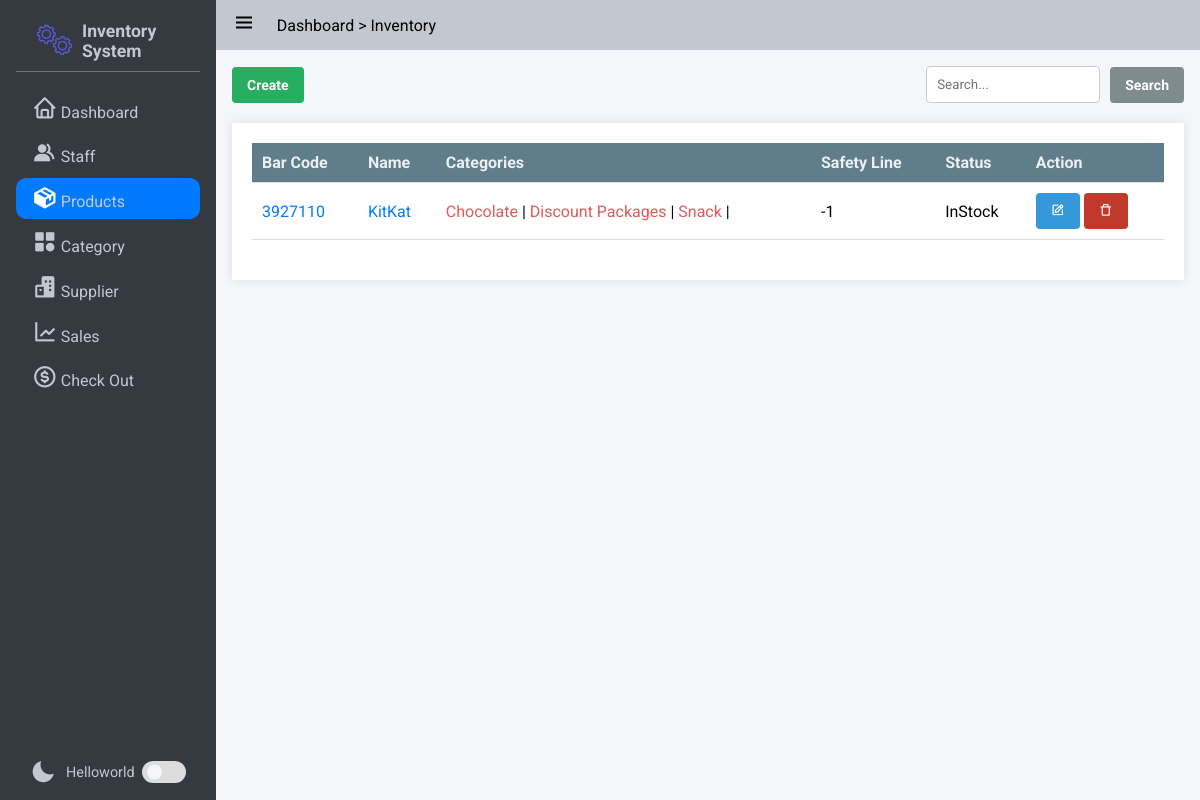
/products/, run on an earlier commit of the app's database.
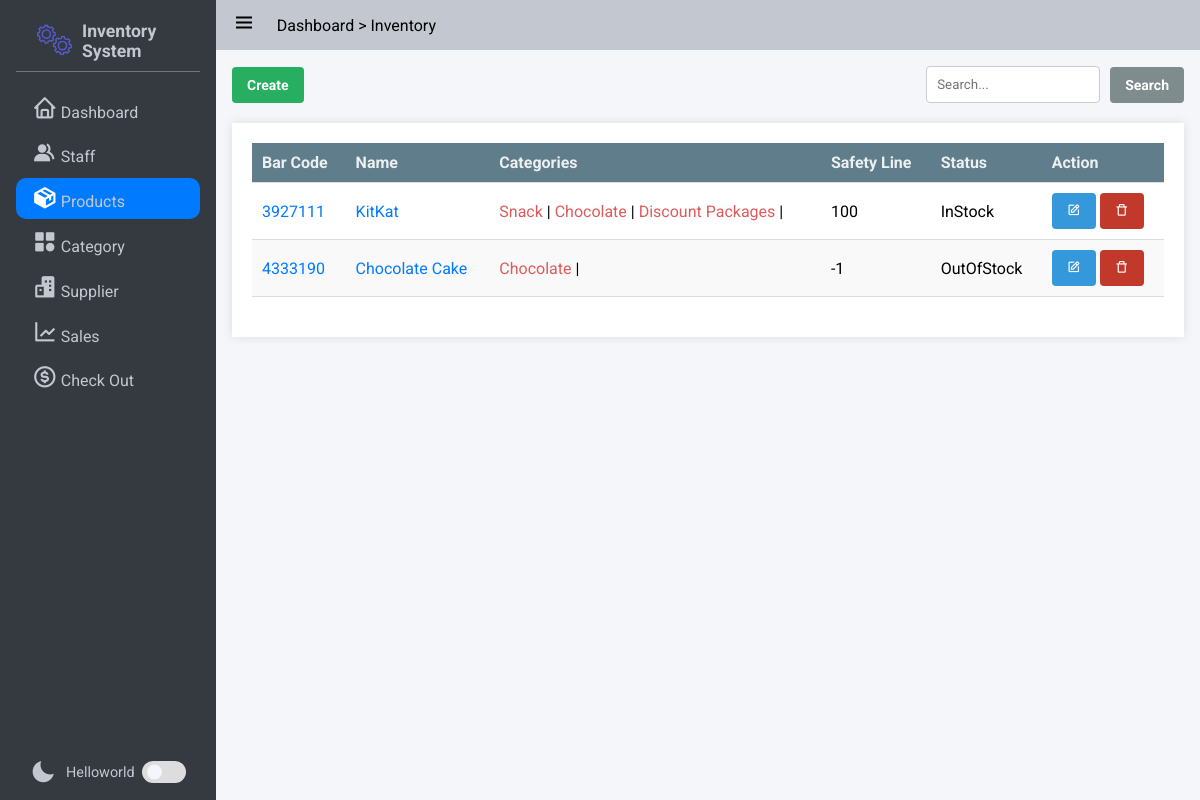
And on a later commit of the database.
### app/models/product.py (models this page shows, shortened)
class Product(db.Model):
    id = db.Column(db.Integer, nullable=False, primary_key=True)
    BarCode = db.Column(db.BigInteger,nullable=False)
    Name = db.Column(db.String, nullable=False)
    Safety_quantity = db.Column(db.Integer,nullable=False)
    Status = db.Column(db.String, nullable=False) # "NotAvailable","OutOfStock","InStock"
    Inventories = db.relationship('Inventory',backref='product',lazy=True)  # Improved loading
    Categories = db.relationship('Category',secondary=product_category, backref=db.backref('products', lazy=True), lazy='subquery')

### app/models/category.py (models this page shows, shortened)
class Category(db.Model):
    id = db.Column(db.Integer, nullable=False, primary_key=True)
    Name = db.Column(db.String, nullable=False)

### app/product/product_routers.py (the view)
@bp.route('/',methods=["GET"])
def index():
    page = request.args.get('page', 1, type=int)
    per_page = request.args.get('per_page', 10, type=int)
    query = request.args.get('query','')
    form = CreateProductForm()
    categories = Category.query.all()
    if query:
        products = Product.query.filter(
            db.or_(Product.BarCode.ilike(f'%{query}%'), Product.Name.ilike(f'%{query}%'))
        ).paginate(per_page=per_page, page=page, error_out=True)
    else:
        products = Product.query.paginate(per_page=per_page, page=page, error_out=True)
    categories = Category.query.all()
    return render_template('product/product.html', products=products,categories=categories,form=form)

### app/product/product_routers.py
class CreateProductForm(FlaskForm):
    name = StringField('Name', validators=[InputRequired()])
    barcode = IntegerField('BarCode', validators=[InputRequired()])
    safety_quantity_custom = BooleanField('Custom Set Line')
    safety_quantity = IntegerField('Safety Quantity', validators=[Optional()])
    status = SelectField('Status', choices=[('NotAvailable', 'Not Available'), ('OutOfStock', 'Out of Stock'), ('InStock', 'In Stock')], default='NotAvailable')
    categories = SelectMultipleField('Categories', choices=[], coerce=int)
    def __init__(self, *args, **kwargs):
        super(CreateProductForm, self).__init__(*args, **kwargs)
        self.categories.choices = [(category.id, category.Name) for category in Category.query.all()]

### app/templates/product/product.html (shortened to what this page needs)
{% extends 'base.html' %}
{% block css_style %}
<link rel="stylesheet" href="{{url_for('static',filename='css/flex.css')}}">
<link rel="stylesheet" href="{{url_for('static',filename='css/grid.css')}}">
<link rel="stylesheet" href="{{url_for('static',filename='css/table.css')}}">
<link rel="stylesheet" href="{{url_for('static',filename='css/form.css')}}">
<link rel="stylesheet" href="{{url_for('static',filename='css/modal.css')}}">
{% endblock %}
{% block nav_inventory %}active{% endblock %}
{% block content %}
<div class="flex flex-between-center">
    <div class="">
        <button class="button success" onclick="openModal()">Create</button>
    </div>
    <div class="">
        <form action="{{url_for("product.search_product")}}" method="get" class="flex flex-start-center">
            <input type="text" id="" name="query" placeholder="Search..." style="margin: 0 10px 0 0;">
            <button class="button gray" type="submit">Search</button>
        </form>
    </div>
</div>
<div class="table-container ">
    <table class="">
        <thead>
            <tr>
                <th>Bar Code</th>
                <th>Name</th>
                <th>Categories</th>
                <th>Safety Line </th>
                <th>Status </th>
                <th>Action</th>
            </tr>
        </thead>
        <tbody>
            {% for product in products %}
            <tr>
                <form method="POST" action="{{url_for('product.quick_edit',barcode = product.BarCode)}}"
                    style="display: inline-block;">
                    <td>
                        <span><a href="{{url_for('product.get_product',barcode = product.BarCode)}}">{{ product.BarCode
                                }}</a></span>
                    </td>
                    <td>
                        <span><a href="{{url_for('product.get_product',barcode = product.BarCode)}}">{{ product.Name
                                }}</a></span>
                    </td>
                    <td>
                        {{display_categories(product)}}
                    </td>
                    <td>
                        <span>{{ product.Safety_quantity }}</span>
                    </td>
                    <td>
                        <span>{{ product.Status }}</span>
                    </td>
                    <td>
                        <button type="button" class="button info" id="edit" href="javascript:;"><i
                                class='bx bx-edit'></i></button>
                </form>
                <form method="GET" action="{{ url_for('product.delete_product', id=product.id) }}"
                    style="display: inline-block;">
                    <button id="delete" class="button error" type="submit"
                        onclick="return confirm('Are you sure you want to delete this item? Product will be deleted along with the inventories! ')"><i
                            class='bx bx-trash-alt'></i></button>
                </form>
            </tr>
            {% endfor %}
        </tbody>
    </table>
</div>
{% endblock %}
{% macro display_categories(product) %}
<span>
    {% for category in product.Categories %}
    <a href="{{url_for('product.products_by_category',category_name = category.Name)}}"
        style="text-decoration: none; color: #dd5b5b">
        {{ category.Name }}
    </a>
    |
    {% endfor %}
</span>
{% endmacro %}

### app/templates/base.html (shortened to what this page needs)
<!DOCTYPE html>
<html lang="en">
<head>
    <link rel="stylesheet" href="{{url_for('static',filename='css/button.css')}}">
    <link rel="stylesheet" href="{{url_for('static',filename='css/style.css')}}">
    <link rel="stylesheet" href="{{url_for('static',filename='css/responsive.css')}}">
    <link rel="stylesheet" href="{{url_for('static',filename='css/cards.css')}}">
    <link rel="stylesheet" href="{{url_for('static',filename='css/preloader.css')}}">
    <link href='https://unpkg.com/boxicons@2.1.4/css/boxicons.min.css' rel='stylesheet'>
    {% block css_style %}{% endblock %}
</head>
<body>
    <div class="wrapper">
        <aside class="opened" id="aside">
            <div class="sidebar">
                <div class="brand-items">
                    <div class="brand-logo">
                        <img src="{{url_for('static',filename='/img/gear-loader.gif')}}" alt="" class="brand-img">
                        <h3>Inventory System</h3>
                    </div>
                </div>
                <div class="menu-bar">
                    <div class="menu">
                        <ul class="menu-links">
                            <li class="menu-link {% block nav_dashboard %}{% endblock %}"><i class='nav-icon bx bx-home'></i><a href="{{ url_for('dashboard') }}">Dashboard</a></li>
                            <li class="menu-link {% block nav_staff %}{% endblock %}"><i class='nav-icon bx bxs-group' ></i><a href="{{ url_for('staff.index') }}">Staff</a></li>
                            <li class="menu-link {% block nav_inventory %}{% endblock %}"><i class='nav-icon bx bxs-package'></i><a href="{{ url_for('product.index') }}">Products</a></li>
                            <li class="menu-link {% block nav_category %}{% endblock %}"><i class='nav-icon bx bxs-category' ></i><a href="{{ url_for('category.index') }}">Category</a></li>
                            <li class="menu-link {% block nav_supplier %}{% endblock %}"><i class='nav-icon bx bxs-buildings' ></i><a href="{{ url_for('supplier.index') }}">Supplier</a></li>
                            <li class="menu-link {% block nav_report %}{% endblock %}"><i class='nav-icon bx bx-line-chart' ></i><a href="{{ url_for('sale.sales_index') }}">Sales</a></li>
                            <li class="menu-link {% block nav_checkout %}{% endblock %}"><i class='nav-icon bx bx-dollar-circle' ></i><a href="{{ url_for('sale.show_checkout_page') }}">Check Out</a></li>
                        </ul>
                    </div>
                    <div class="bottom-content">
                        <div>
                            <i class='nav-icon bx bxs-moon' ></i>
                            <span>Helloworld</span>
                        </div>
                        <div class="toggle-switch">
                            <span class="switch"></span>
                        </div>
                    </div>
                </div>
            </div>
        </aside>
       <div class="main">
            <header class="main-header">
                <div class="left-nav">
                    <div class="menu-burger">
                        <i class='bx bx-menu '></i>
                    </div>
                    <p>Dashboard > Inventory</p>
                </div>
            </header>
            <div class="main-container">
                    {% block content %} {% endblock %}
            </div>
        </div>
    </div>
    </body>
    </html>

### app/static/css/button.css (style rules this page uses)
:root { --primary-color: #3498db; --secondary-color: #2ecc71; --accent-color: #e74c3c; --background-color: #ecf0f1; --link-color: #2980b9; --border-color: #bdc3c7; --success-color: #27ae60; --warning-color: #f39c12; --error-color: #c0392b; --info-color: #3498db; --dark-color: #34495e; --light-color: #ecf0f1; --gray-color: #7f8c8d; --purple-color: #9b59b6; --pink-color: #e91e63; --teal-color: #009688; --orange-color: #e67e22; --brown-color: #795548; --cyan-color: #00bcd4; --indigo-color: #3f51b5; --lime-color: #cddc39; --amber-color: #ffc107; --deep-purple-color: #673ab7; --deep-orange-color: #ff5722; --light-green-color: #8bc34a; --blue-gray-color: #607d8b; --yellow-color: #ffeb3b; }
.button { display: inline-block; padding: 10px 15px; font-size: 14px; font-weight: bold; text-align: center; text-decoration: none; color: #fff; border: none; border-radius: 4px; cursor: pointer; transition: background-color 0.3s ease; }
.success { background-color: var(--success-color); color: #fff; }
.error { background-color: var(--error-color); color: #fff; }
.info { background-color: var(--info-color); color: #fff; }
.gray { background-color: var(--gray-color); color: #fff; }

### app/static/css/flex.css (style rules this page uses)
.flex { display: flex; }
.flex-start-center { justify-content: flex-start; align-items: center; }
.flex-between-center { justify-content: space-between; align-items: center; }

### app/static/css/table.css (style rules this page uses)
.table-container { margin: 20px auto; background-color: #ffffff; padding: 20px; box-shadow: 0 0 10px rgba(0, 0, 0, 0.1); }
table { width: 100%; border-collapse: collapse; margin-bottom: 20px; }
th { background-color: var(--blue-gray-color); color:var(--background-color); padding: 10px; text-align: left; font-weight: bold; }
tr { border-bottom: 1px solid #ddd; }
tr:nth-child(even) { background-color: #f9f9f9; }
td { padding: 10px; }

### app/static/css/form.css (style rules this page uses)
form { margin: 0; padding: 0; border: 0; }
form input[type="text"], form input[type="email"], form input[type="password"], form input[type="number"], form input[type="date"], form select, form textarea { width: 100%; padding: 10px; margin-bottom: 15px; box-sizing: border-box; border: 1px solid #ccc; border-radius: 4px; }

What changed in the data, as far as the page shows it:
changed Product "KitKat": BarCode "3927110" → "3927111"; Safety_quantity "-1" → "100"
shown differently, row unchanged: Category "Snack": moves up the list
added Product: BarCode "4333190", Name "Chocolate Cake", Safety_quantity "-1", Status "OutOfStock", Category (Name "Chocolate")
